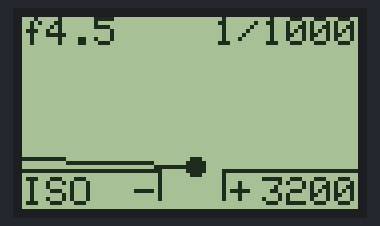
The sketch below on a simulated Arduino Uno, built with avr-gcc and run on an emulated ATmega328P. On the bench: 84×48 one-colour display.

Above: at 0.23 s.
At 14.9 s:
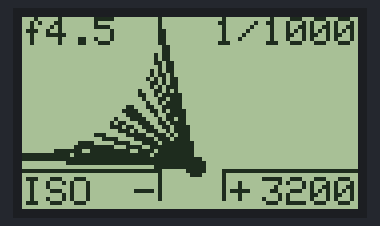
At 24.0 s:
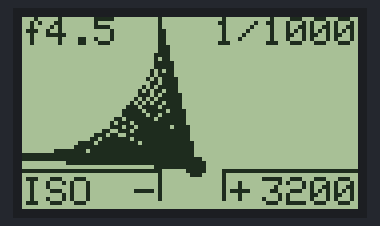
At 25.8 s:
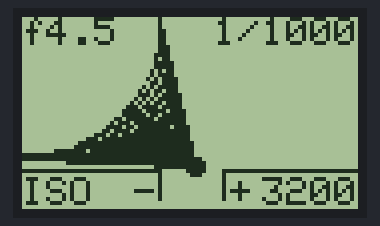
At 28.7 s:
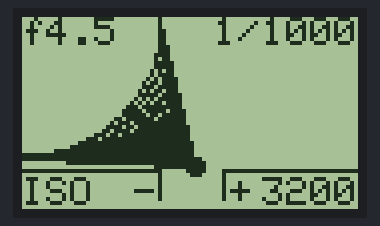
At 37.2 s:
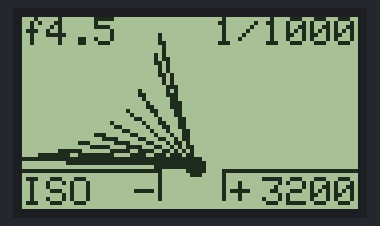

Measured:
- what the display in image 5 shows lasts 2.8 s, from 37.1 s to 39.9 s

The sketch:

sketch_mar18b.ino
```cpp
#include <Adafruit_GFX.h>
#include <Adafruit_PCD8544.h>

// Software SPI (slower updates, more flexible pin options):
// Arduino pin 3 - Serial clock out (SCLK)
// Arduino pin 4 - Serial data out (DN)
// Arduino pin 5 - Data/Command select (D/C)
// Arduino pin 6 - LCD reset (RST)
// Arduino pin 7 - LCD chip enable (SCE)
Adafruit_PCD8544 display = Adafruit_PCD8544(3, 4, 5, 7, 6);

// Needed function
float mInv(float divider){
  float inverse = 1.0/divider;
  return inverse;
}

const int solarPanelInput = A0;
const int isoPot = A1;
const int timePot = A2;
const int aperaturePot = A3;
int isoValueTable[] = {-375,-75,15,3,6,12, \
   25,50,100,200,400,800,1600,3200};
const int timeValueTable[] = {-4000,-2000,-1000, \
  -500,-250,-125,-60,-30,-15,-8,-4,-2, \
  1,2,4,8,15,30,60,120,240,3600,7200,14400,28800};
const int aperatureValueTable[] = { 1,2,3,4,6,8, \
  11,22,32,45,64,90,128,181,256,362,512,724,1024};
int solarPanelValue = 0;
float isoValue = 0;
float timeValue = 0;
float aperatureValue = 0;
int lcdContrast = 50;
int lastSolarPanelValue = -1;

String text = "LUX: ";
String text2 = "ISO: ";

//int potValue = 0;

void setup()
{
  Serial.begin(9600);

  display.begin();
  // init done

  // you can change the contrast around to adapt the display
  // for the best viewing!
  display.setContrast(lcdContrast);
  display.setTextSize(1);
  display.setRotation(2);
  display.clearDisplay();
}

void loop()
{
  display.display();
//  test();
  drawMeter("f4.5", "1/1000", 3200 );
  for (int i = 0; i < 101; i++){
    updateMeter (i);
    delay(300);
  }

}

int getSolarPanelReading(){
// Tweak these next values for light reading
  const int minLight = 0;
  const int maxLight = 360;
  int lightReading = analogRead(solarPanelInput);
  int lightRange = map (lightReading, minLight, maxLight, 0, 7);
  return lightRange;
}

int getPotValue(int potIdentity, int potMinValue, int potMaxValue, int potValueTable[]){
  int value = analogRead(potIdentity);
//  int arraySize = sizeof(potValueTable) - 1;
  int potRange = map (value, potMinValue, potMaxValue, 0, 13);
  int valueFromTable = potValueTable[potRange];
  return valueFromTable;
}

void updateInformation (int lightIntensity, int iso, int shutterTime, int aperature ){
  for (int blankLines = 0; blankLines < 18; blankLines++){
    Serial.println("");
    Serial.println("Light intensity is:");
    Serial.println(lightIntensity);
    Serial.println("iso is");
    Serial.println(iso);
    Serial.println("shutter speed is:");
    Serial.println(shutterTime);
    Serial.println("aperature is:");
    Serial.println(aperature);
  }
  delay(2000);
}

void stuffNnonsense(){
  //  display.display();
//  display.clearDisplay();
//  display.drawLine(1, 48, 48, 48, BLACK);
//  display.display();
//  delay(400);
//
//  display.clearDisplay();
//  display.drawLine(1, 1, 48, 48, BLACK);
//  display.display();
//  delay(400);
//
//  display.clearDisplay();
//  display.drawLine(84, 1, 48, 48, BLACK);
//  display.display();
//  delay(400);
//
//  display.clearDisplay();
//  display.drawLine(48, 84, 48, 48, BLACK);
//  display.display();
//  delay(400);

//  for (int testValue = 1 ; testValue < 100; testValue++){
//    updateMeter(testValue);
}

void test(){
  for (int x = 1; x < 85; x++){
    display.writePixel(x, 1, BLACK);
    display.display();
  }

  for (int y = 1; y < 24; y++){
    display.clearDisplay();
    delay (300);
    display.drawLine(1, y*2, 84, y*2, BLACK);
    display.display();
  }
}

void drawMeter(String fstop, String shutter, int iso){
  display.clearDisplay();

// lables
  display.setCursor(0, 0);
  display.println(fstop);
  display.setCursor(48, 0);
  display.println(shutter);
  display.setCursor(0, 40);
  display.println("ISO");
  display.setCursor(60, 40);
  display.println(String (iso, DEC));
  display.setCursor(28, 40);
  display.println("-");
  display.setCursor(52, 40);
  display.println("+");

// define the meter bottom
  display.drawFastHLine(0, 38, 34, BLACK);
  display.drawFastVLine(34, 38, 8, BLACK);
  display.drawFastHLine(50, 38, 34, BLACK);
  display.drawFastVLine(50, 38, 8, BLACK);

// the centre of the needle
  display.fillCircle( 43, 37, 2, BLACK);
  display.display();
}

void updateMeter (int meterValue){
  int xInit = 43;
  int yInit = 37;
  int radius = 35;

  int x;
  int y;

  int angle = 1.8*meterValue;
  if (meterValue >90){
    x = abs(sin(angle))*radius;
  } else {
    x = abs(sin(angle))*radius;
  }

  y = abs(cos(angle))*radius;

  display.drawLine(xInit, yInit, x, y, BLACK);

//  switch (meterValue) {
//    case 1:
//      display.drawLine(xInit, yInit, 0, 37, BLACK);
//      break;
//    case 2:
//      display.drawLine(xInit, yInit, 43, 9, BLACK);
//      break;
//    case 3:
//      display.drawLine(xInit, yInit, 84, 37, BLACK);
//      break;
//    default:
//      display.drawLine(xInit, yInit, 43, 9, BLACK);;
//      break;
//  }
  display.display();
}
```
